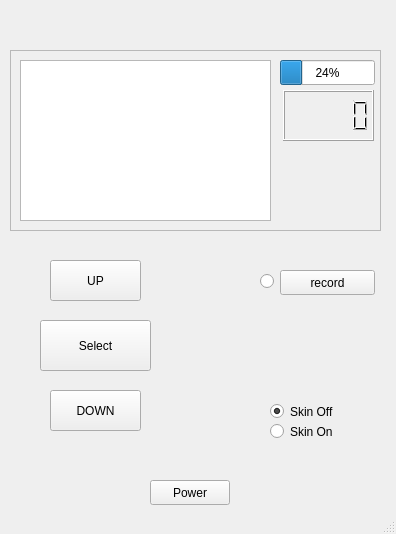
<?xml version="1.0" encoding="UTF-8"?>
<ui version="4.0">
 <class>Interface</class>
 <widget class="QMainWindow" name="Interface">
  <property name="geometry">
   <rect>
    <x>0</x>
    <y>0</y>
    <width>396</width>
    <height>534</height>
   </rect>
  </property>
  <property name="windowTitle">
   <string>Interface</string>
  </property>
  <widget class="QWidget" name="centralWidget">
   <widget class="QFrame" name="frame">
    <property name="geometry">
     <rect>
      <x>10</x>
      <y>50</y>
      <width>371</width>
      <height>181</height>
     </rect>
    </property>
    <property name="frameShape">
     <enum>QFrame::StyledPanel</enum>
    </property>
    <property name="frameShadow">
     <enum>QFrame::Raised</enum>
    </property>
    <widget class="QProgressBar" name="batteryLevel">
     <property name="geometry">
      <rect>
       <x>270</x>
       <y>10</y>
       <width>95</width>
       <height>25</height>
      </rect>
     </property>
     <property name="value">
      <number>24</number>
     </property>
    </widget>
    <widget class="QLCDNumber" name="therapyTime">
     <property name="geometry">
      <rect>
       <x>273</x>
       <y>40</y>
       <width>91</width>
       <height>51</height>
      </rect>
     </property>
    </widget>
    <widget class="QTextBrowser" name="display">
     <property name="geometry">
      <rect>
       <x>10</x>
       <y>10</y>
       <width>251</width>
       <height>161</height>
      </rect>
     </property>
    </widget>
   </widget>
   <widget class="QPushButton" name="powerButton">
    <property name="geometry">
     <rect>
      <x>150</x>
      <y>480</y>
      <width>80</width>
      <height>25</height>
     </rect>
    </property>
    <property name="text">
     <string>Power</string>
    </property>
   </widget>
   <widget class="QPushButton" name="recordButton">
    <property name="geometry">
     <rect>
      <x>280</x>
      <y>270</y>
      <width>95</width>
      <height>25</height>
     </rect>
    </property>
    <property name="text">
     <string>record</string>
    </property>
   </widget>
   <widget class="QPushButton" name="upButton">
    <property name="geometry">
     <rect>
      <x>50</x>
      <y>260</y>
      <width>91</width>
      <height>41</height>
     </rect>
    </property>
    <property name="styleSheet">
     <string notr="true"/>
    </property>
    <property name="text">
     <string>UP</string>
    </property>
   </widget>
   <widget class="QPushButton" name="downButton">
    <property name="geometry">
     <rect>
      <x>50</x>
      <y>390</y>
      <width>91</width>
      <height>41</height>
     </rect>
    </property>
    <property name="text">
     <string>DOWN</string>
    </property>
   </widget>
   <widget class="QPushButton" name="selectButton">
    <property name="geometry">
     <rect>
      <x>40</x>
      <y>320</y>
      <width>111</width>
      <height>51</height>
     </rect>
    </property>
    <property name="styleSheet">
     <string notr="true"/>
    </property>
    <property name="text">
     <string>Select</string>
    </property>
   </widget>
   <widget class="QWidget" name="widget" native="true">
    <property name="geometry">
     <rect>
      <x>270</x>
      <y>400</y>
      <width>120</width>
      <height>80</height>
     </rect>
    </property>
    <widget class="QRadioButton" name="skinOn">
     <property name="geometry">
      <rect>
       <x>0</x>
       <y>20</y>
       <width>106</width>
       <height>23</height>
      </rect>
     </property>
     <property name="text">
      <string>Skin On</string>
     </property>
     <property name="checked">
      <bool>false</bool>
     </property>
    </widget>
    <widget class="QRadioButton" name="skinOn_2">
     <property name="geometry">
      <rect>
       <x>0</x>
       <y>0</y>
       <width>106</width>
       <height>23</height>
      </rect>
     </property>
     <property name="text">
      <string>Skin Off</string>
     </property>
     <property name="checked">
      <bool>true</bool>
     </property>
    </widget>
   </widget>
   <widget class="QRadioButton" name="recording">
    <property name="geometry">
     <rect>
      <x>260</x>
      <y>270</y>
      <width>16</width>
      <height>23</height>
     </rect>
    </property>
    <property name="text">
     <string/>
    </property>
    <property name="checked">
     <bool>false</bool>
    </property>
   </widget>
  </widget>
  <widget class="QStatusBar" name="statusBar"/>
 </widget>
 <layoutdefault spacing="6" margin="11"/>
 <resources/>
 <connections/>
</ui>
